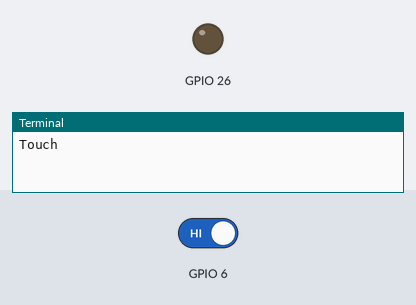
The program below on a simulated Raspberry Pi (BCM pin numbers). On the bench: output pins drawn as LEDs (lit = HIGH), the last lines printed to the terminal. Inputs (shaded band) come from the test bench; at power-on: GPIO 6 HIGH.

Above: at 1.2 s.
1.3 s: GPIO 6 driven LOW
At 10.5 s:
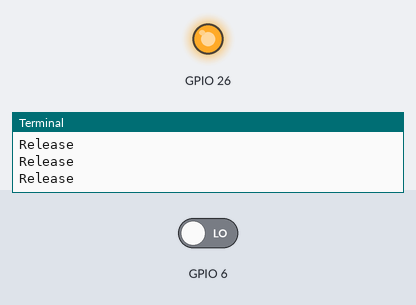
11.5 s: GPIO 6 driven HIGH
At 12.9 s:
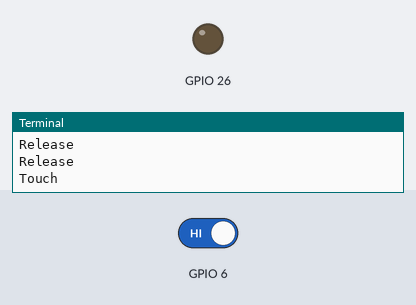
Timing chart, 0 to 14.5 s (numbered marks = the images above; inputs shaded):
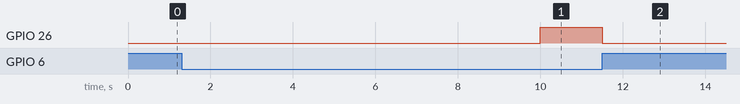

Measured:
- after the input at 1.3 s, GPIO 26: LOW → HIGH after 8.7 s
- after the input at 11.5 s, GPIO 26: HIGH → LOW at once

The program:

Touch.py
```python
import os
from time import sleep
import random

import RPi.GPIO as GPIO

GPIO.setmode(GPIO.BCM)

GPIO.setup(26, GPIO.OUT)
GPIO.setup(6, GPIO.IN,pull_up_down=GPIO.PUD_UP)

while True:
    if (GPIO.input(6) == True):
       print ("Touch")
       GPIO.output(26, GPIO.LOW)
       sleep(10)
    else:
        GPIO.output(26, GPIO.HIGH)
        print ("Release")
```
